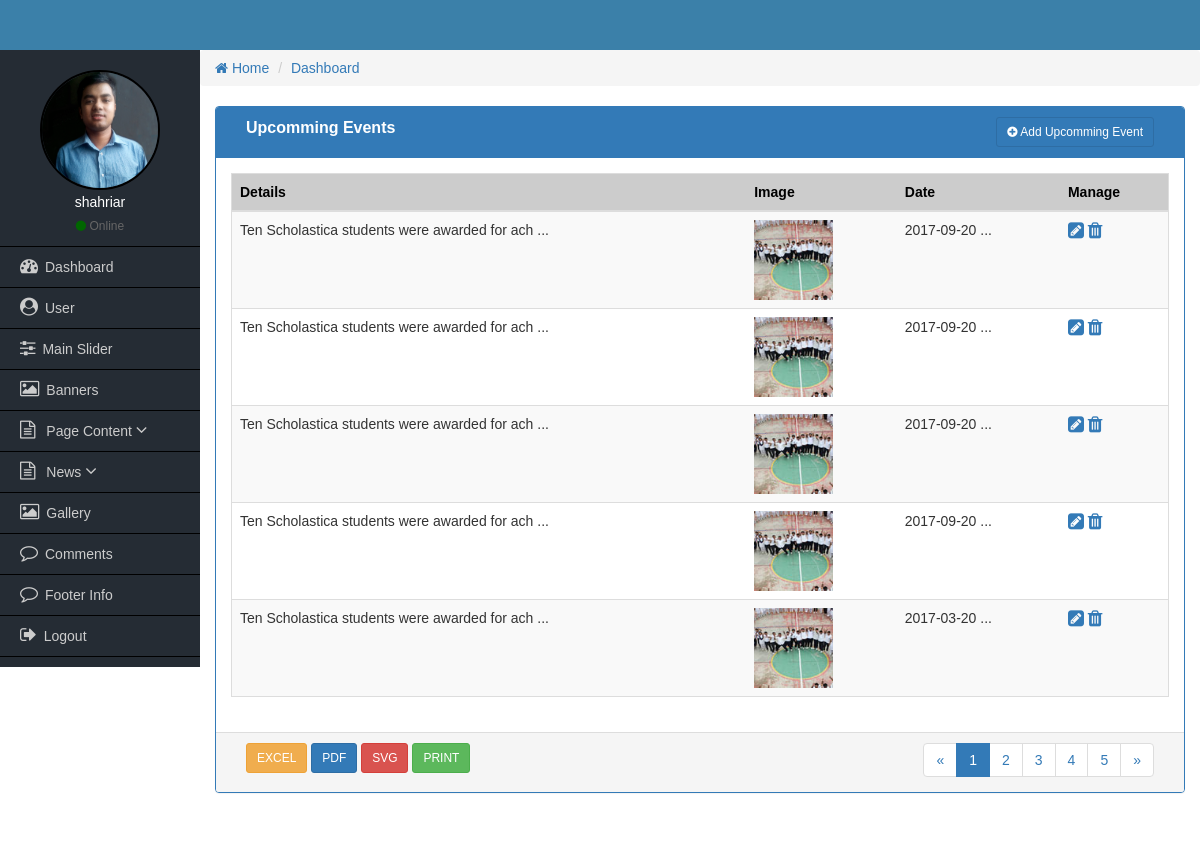
The app's page /admin/events.php (signed in), older data.
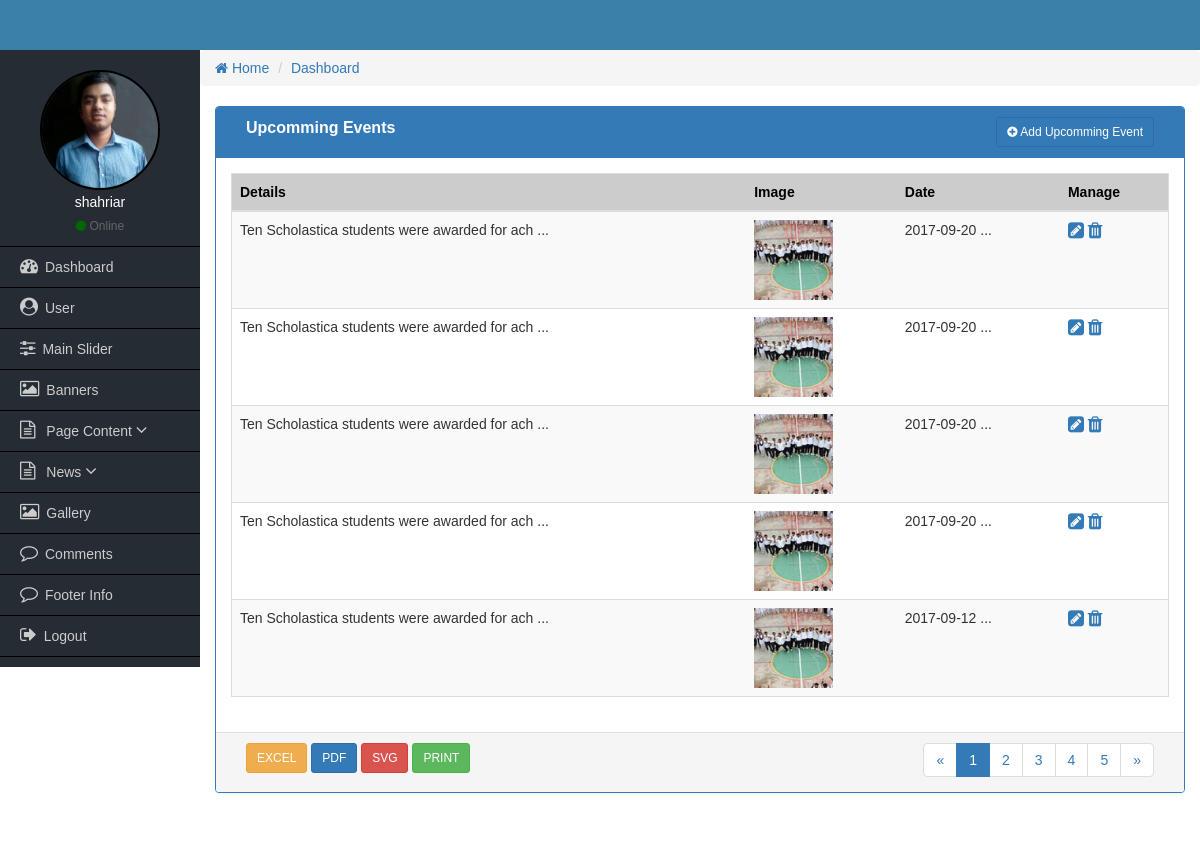
The same page, newer data.
### tables this page shows
CREATE TABLE `tbl_user` (
  `id` int(11) NOT NULL,
  `name` varchar(50) NOT NULL,
  `phone` varchar(25) NOT NULL,
  `email` varchar(50) NOT NULL,
  `username` varchar(50) NOT NULL,
  `password` varchar(50) NOT NULL,
  `role_id` int(11) NOT NULL,
  `image` varchar(255) NOT NULL
);

CREATE TABLE `news` (
  `news_id` int(11) NOT NULL,
  `news_title` varchar(50) NOT NULL,
  `news_subtitle` varchar(50) NOT NULL,
  `news_details` text NOT NULL,
  `news_btn_text` varchar(20) NOT NULL,
  `news_btn_url` varchar(100) NOT NULL,
  `news_image` varchar(255) NOT NULL,
  `news_date` date NOT NULL,
  `news_cat_id` int(11) NOT NULL
);

### admin/functions/admin-functions.php (called while the page is built, shortened)
<?php session_start();
	function getAdminHeader(){
		require_once('includes/header.php');
	}
	function getAdminSidebar(){
		require_once('includes/sidebar.php');
	}
	function getBreadcrum(){
		include_once('includes/breadcrum.php');
	}
	function getAdminFooter(){
		require_once('includes/footer.php');
	}
?>

### admin/events.php (the view, shortened to what this page needs)
<?php
	require_once('functions/admin-functions.php');
  if($_SESSION['role'] <=1){
	getAdminHeader();
  getAdminSidebar();
  getBreadcrum();
?>
<div class="col-md-12">
    <div class="panel panel-primary">
        <div class="panel-heading">
            <div class="col-md-9 heading_title">
                  Upcomming Events
             </div>
             <div class="col-md-3 text-right">
                <a href="add-event.php" class="btn btn-sm btn btn-primary"><i class="fa fa-plus-circle"></i> Add Upcomming Event</a>
            </div>
            <div class="clearfix"></div>
        </div>
      <div class="panel-body">
          <table class="table table-responsive table-striped table-hover table_cus">
              <thead class="table_head">
                <tr>
                    <th>Details</th>
                    <th class="hidden-xs">Image</th>
                    <th class="hidden-xs">Date</th>
                    <th>Manage</th>
                </tr>
              </thead>
              <tbody>
                <?php
                  $query = "SELECT * FROM news WHERE news_cat_id='3' ";
                  $sqlQuery = mysqli_query($dbconnect, $query);
                  while($row = mysqli_fetch_array($sqlQuery)) : ?>
                  <tr>
                      <td><?= substr($row['news_details'],0, 45); ?> ...</td>
                      <td class="hidden-xs">
                        <?php
                          if($row['news_image'] == '') : ?>
                            <img src="uploads/noimagefound.jpg" height="80" alt="">
                          <?php else: ?>
                            <img src="uploads/<?= $row['news_image']; ?>" height="80" alt="">
                          <?php endif; ?>
                      </td>
                      <td><?= $row['news_date']; ?> ...</td>
                      <td>
                          <a href="edit-event.php?enews_id=<?= $row['news_id']; ?>"><i class="fa fa-pencil-square fa-lg"></i></a>
                          <a href="delete-event.php?enews_id=<?= $row['news_id']; ?>"><i class="fa fa-trash fa-lg"></i></a>
                      </td>
                  </tr>
                <?php endwhile; ?>
              </tbody>
          </table>
      </div>
      <div class="panel-footer">
        <div class="col-md-4">
            <a href="#" class="btn btn-sm btn-warning">EXCEL</a>
            <a href="#" class="btn btn-sm btn-primary">PDF</a>
            <a href="#" class="btn btn-sm btn-danger">SVG</a>
            <a href="#" class="btn btn-sm btn-success">PRINT</a>
        </div>
        <div class="col-md-4">
        </div>
        <div class="col-md-4 text-right">
            <nav aria-label="Page navigation">
              <ul class="pagination pagina_cus">
                <li>
                  <a href="#" aria-label="Previous">
                    <span aria-hidden="true">&laquo;</span>
                  </a>
                </li>
                <li class="active"><a href="#">1</a></li>
                <li><a href="#">2</a></li>
                <li><a href="#">3</a></li>
                <li><a href="#">4</a></li>
                <li><a href="#">5</a></li>
                <li>
                  <a href="#" aria-label="Next">
                    <span aria-hidden="true">&raquo;</span>
                  </a>
                </li>
              </ul>
            </nav>
        </div>
        <div class="clearfix"></div>
      </div>
    </div>
</div>
<?php
	 getAdminFooter();
  }else{
    echo "Access Denied!";
  }
?>

### admin/includes/header.php (shortened to what this page needs)
<!DOCTYPE html>
<html lang="en">
  <head>
    <link type="text/css" rel="stylesheet" href="css/font-awesome.min.css"/>
    <link type="text/css" href="css/bootstrap.min.css" rel="stylesheet">
    <link type="text/css" rel="stylesheet" href="css/style.css"/>
    <link type="text/css" rel="stylesheet" href="css/sidebar.css"/>
    <link type="text/css" rel="stylesheet" href="css/jquery-ui.css"/>
  </head>
  <body>
  	<div class="container-fluid header_full">
    	<div class="container header">
        </div>
    </div>

### admin/includes/sidebar.php (shortened to what this page needs)
<?php include_once('config.php'); ?>
<div class="container-fluid content_full">
    <div class="row">
        <div class="col-md-2 sidebar pd0">
            <div class="side_user">
                <?php
                     $id = $_SESSION['userid'];
                     $select ="SELECT * FROM tbl_user WHERE id='$id' ";
                     $query = mysqli_query($dbconnect, $select);
                     $row = mysqli_fetch_array($query);
                ?>
                <img class="img-responsive" src="uploads/<?= $row['image']; ?>"/>
                <h4><?php echo $_SESSION['name']; ?></h4>
                <span><i class="fa fa-circle"></i>  Online</span>
            </div>
            <ul>
                <li><a href="index.php"><i class="fa fa-dashboard"></i>Dashboard</a></li>
                <?php if($_SESSION['role'] <= 1){?>
                    <li><a href="all-user.php"><i class="fa fa-user-circle"></i>User</a></li>
                    <li><a href="all-sliders.php"><i class="fa fa-sliders"></i>Main Slider</a></li>
                    <li><a href="all-banners.php"><i class="fa fa-image"></i>Banners</a></li>
                    <li  data-toggle="collapse" data-target="#products" class="collapsed active">
                      <a href="#"><i class="fa fa-file-text-o"></i> Page Content <i class="fa fa-angle-down"></i> </span></a>
                    </li>
                    <li  data-toggle="collapse" data-target="#news" class="collapsed active">
                      <a href="#"><i class="fa fa-file-text-o"></i> News <i class="fa fa-angle-down"></i> </span></a>
                    </li>
                <?php } ?>
                <?php if($_SESSION['role'] <= 2){ ?>
                <li><a href="gallery.php"><i class="fa fa-image"></i>Gallery</a></li>
                <li><a href="all-comments.php"><i class="fa fa-comment-o"></i>Comments</a></li>
                <li><a href="footer-info.php"><i class="fa fa-comment-o"></i>Footer Info</a></li>
                <?php } ?>
                <li><a href="logout.php"><i class="fa fa-sign-out"></i>Logout</a></li>
            </ul>
        </div>

### admin/includes/breadcrum.php
<div class="col-md-10 admin-part pd0">
  <ol class="breadcrumb">
    <li><a href="#"><i class="fa fa-home"></i> Home</a></li>
    <li><a href="#">Dashboard</a></li>
  </ol>

### admin/includes/footer.php (shortened to what this page needs)
	 		</div>
         </div>
    </div>
    <div class="container-fluid footer_full">
    	<div class="container footer">
        </div>
    </div>
  </body>
</html>

### admin/css/style.css (style rules this page uses)
* { margin:0px; padding:0px; outline:0px; }
img { border:0px; }
ul, ol { list-style-type:none; }
a { text-decoration:none; }
.pd0 { padding-left:0px; padding-right:0px; padding-top:0px; padding-bottom:0px; }
body { font-family:Verdana, Geneva, sans-serif; }
.header_full { background:#3b80a9; }
.header { height:50px; }
.sidebar { background-color:#252c34; min-height:600px; }
.side_user { text-align:center; color:#fff; padding:20px 0px 10px; border-bottom:1px solid #000; }
.side_user img { width:120px; height:120px; border:2px solid #000; border-radius:50%; display:inline-block; }
.side_user h4 { font-size:14px; margin:5px 0px; }
.side_user span { color:#666; font-size:12px; }
.side_user span i { color:#060; }
.sidebar ul li a { font-size:14px; color:#CCC; line-height:40px; padding-left:20px; display:block; border-bottom:1px solid #000; }
.sidebar ul li a i { font-size:18px; padding-right:7px; }
.footer_full { background-color:#000; }
.footer { height:40px; }
.heading_title { font-size:16px; font-weight:bold; }
.table_cus { border:1px solid #ddd; }
.table_head { background-color:#ccc; color:#000; }
.pagina_cus { padding:0px; margin:0px; }
.panel-body { padding: 15px; }
.container-fluid.footer_full { background:transparent; }

### admin/css/sidebar.css (style rules this page uses)
body { margin: 0px; padding: 0px; }

Row changes from the older to the newer data that the page shows:
removed news: news_details "Ten Scholastica students were awarded for ach", news_image (picture), news_date "2017-03-20"
added news: news_details "Ten Scholastica students were awarded for ach", news_image (picture), news_date "2017-09-12"
